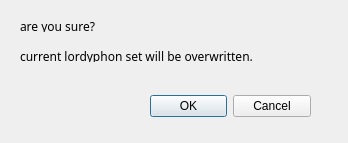
<?xml version="1.0" encoding="UTF-8"?>
<ui version="4.0">
 <class>Dialog</class>
 <widget class="QDialog" name="Dialog">
  <property name="geometry">
   <rect>
    <x>0</x>
    <y>0</y>
    <width>348</width>
    <height>143</height>
   </rect>
  </property>
  <property name="windowTitle">
   <string>Dialog</string>
  </property>
  <widget class="QDialogButtonBox" name="buttonBox">
   <property name="geometry">
    <rect>
     <x>150</x>
     <y>90</y>
     <width>161</width>
     <height>32</height>
    </rect>
   </property>
   <property name="orientation">
    <enum>Qt::Horizontal</enum>
   </property>
   <property name="standardButtons">
    <set>QDialogButtonBox::Cancel|QDialogButtonBox::Ok</set>
   </property>
   <property name="centerButtons">
    <bool>false</bool>
   </property>
  </widget>
  <widget class="QLabel" name="label_2">
   <property name="geometry">
    <rect>
     <x>20</x>
     <y>20</y>
     <width>309</width>
     <height>12</height>
    </rect>
   </property>
   <property name="font">
    <font>
     <family>Lucida Sans Typewriter</family>
     <weight>50</weight>
     <bold>false</bold>
    </font>
   </property>
   <property name="contextMenuPolicy">
    <enum>Qt::DefaultContextMenu</enum>
   </property>
   <property name="accessibleName">
    <string>0</string>
   </property>
   <property name="frameShadow">
    <enum>QFrame::Sunken</enum>
   </property>
   <property name="lineWidth">
    <number>0</number>
   </property>
   <property name="text">
    <string>are you sure?</string>
   </property>
  </widget>
  <widget class="QLabel" name="label_3">
   <property name="geometry">
    <rect>
     <x>20</x>
     <y>50</y>
     <width>309</width>
     <height>12</height>
    </rect>
   </property>
   <property name="font">
    <font>
     <family>Lucida Sans Typewriter</family>
     <weight>50</weight>
     <bold>false</bold>
    </font>
   </property>
   <property name="contextMenuPolicy">
    <enum>Qt::DefaultContextMenu</enum>
   </property>
   <property name="accessibleName">
    <string>0</string>
   </property>
   <property name="frameShadow">
    <enum>QFrame::Sunken</enum>
   </property>
   <property name="lineWidth">
    <number>0</number>
   </property>
   <property name="text">
    <string>current lordyphon set will be overwritten.</string>
   </property>
  </widget>
 </widget>
 <resources/>
 <connections>
  <connection>
   <sender>buttonBox</sender>
   <signal>accepted()</signal>
   <receiver>Dialog</receiver>
   <slot>accept()</slot>
   <hints>
    <hint type="sourcelabel">
     <x>248</x>
     <y>254</y>
    </hint>
    <hint type="destinationlabel">
     <x>157</x>
     <y>274</y>
    </hint>
   </hints>
  </connection>
  <connection>
   <sender>buttonBox</sender>
   <signal>rejected()</signal>
   <receiver>Dialog</receiver>
   <slot>reject()</slot>
   <hints>
    <hint type="sourcelabel">
     <x>316</x>
     <y>260</y>
    </hint>
    <hint type="destinationlabel">
     <x>286</x>
     <y>274</y>
    </hint>
   </hints>
  </connection>
 </connections>
</ui>
